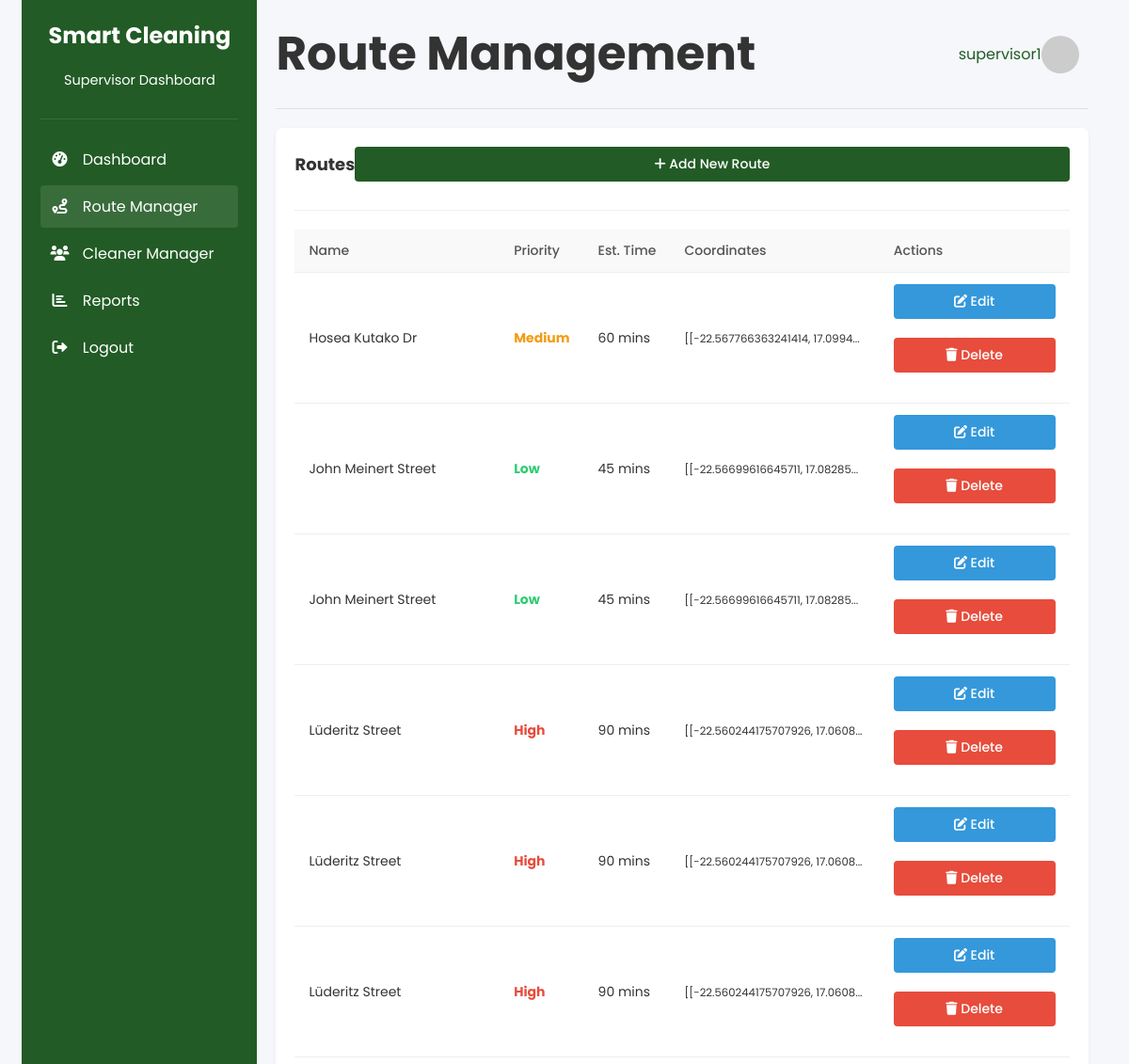
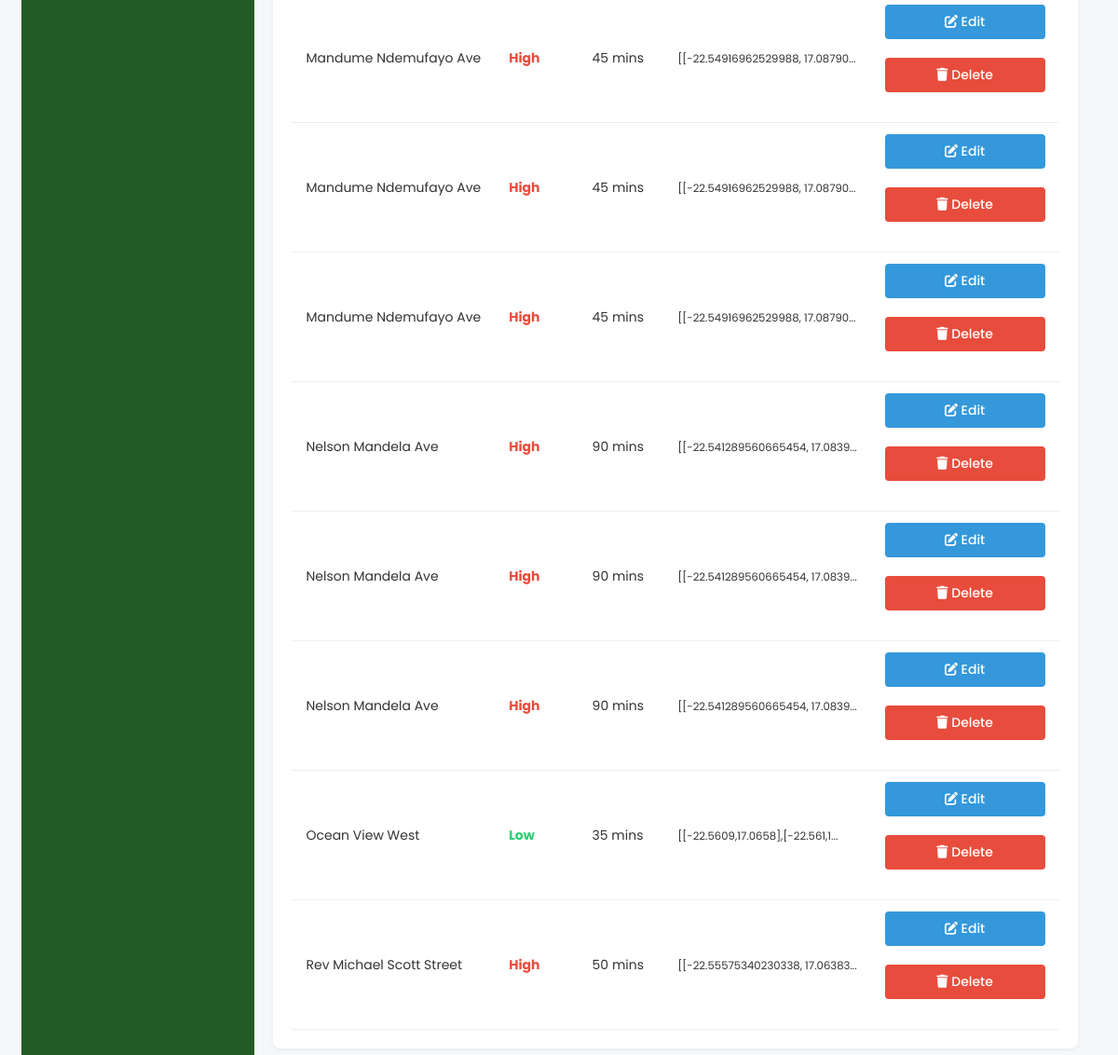
/Frontend/route_manager.php (signed in), run on the app's committed database (2 pictures, top to bottom).
### tables this page shows
CREATE TABLE `routes` (
  `id` int(11) NOT NULL,
  `name` varchar(100) NOT NULL,
  `coordinates` longtext NOT NULL CHECK (json_valid(`coordinates`)),
  `priority` enum('low','medium','high') DEFAULT 'medium',
  `estimated_time` int(11) DEFAULT NULL COMMENT 'Estimated cleaning time in minutes',
  `created_at` timestamp NOT NULL DEFAULT current_timestamp()
);

### Frontend/route_manager.php (the view, shortened to what this page needs)
<?php
require_once 'config.php';
$routes = $conn->query("SELECT * FROM routes ORDER BY name");
?>
<!DOCTYPE html>
<html lang="en">
<head>
    <link rel="stylesheet" href="https://cdnjs.cloudflare.com/ajax/libs/font-awesome/6.0.0-beta3/css/all.min.css">
    <link rel="stylesheet" href="https://unpkg.com/leaflet@1.7.1/dist/leaflet.css" />
    <link rel="stylesheet" href="styles.css">
</head>
<body>
    <div class="dashboard">
        <div class="sidebar">
            <div class="sidebar-header">
                <h2>Smart Cleaning</h2>
                <p>Supervisor Dashboard</p>
            </div>
            <nav class="sidebar-nav">
                <ul>
                    <li><a href="supervisor_dashboard.php"><i class="fas fa-tachometer-alt"></i> Dashboard</a></li>
                    <li><a href="route_manager.php" class="active"><i class="fas fa-route"></i> Route Manager</a></li>
                    <li><a href="cleaner_manager.php"><i class="fas fa-users"></i> Cleaner Manager</a></li>
                    <li><a href="reports.php"><i class="fas fa-chart-bar"></i> Reports</a></li>
                    <li><a href="logout.php"><i class="fas fa-sign-out-alt"></i> Logout</a></li>
                </ul>
            </nav>
        </div>
        <div class="main-content">
            <div class="header">
                <h1>Route Management</h1>
                <div class="user-info">
                    <span><?= $_SESSION['name'] ?></span>
                    <img src="https://ui-avatars.com/api/?name=<?= urlencode($_SESSION['name']) ?>&background=225b25&color=fff" alt="User">
                </div>
            </div>
            <div class="section">
                <div class="section-header">
                    <h2 class="section-title">Routes</h2>
                    <button class="btn btn-primary" onclick="openAddRouteModal()">
                        <i class="fas fa-plus"></i> Add New Route
                    </button>
                </div>
                <div class="table-responsive">
                    <table>
                        <thead>
                            <tr>
                                <th>Name</th>
                                <th>Priority</th>
                                <th>Est. Time</th>
                                <th>Coordinates</th>
                                <th>Actions</th>
                            </tr>
                        </thead>
                        <tbody>
                            <?php while($route = $routes->fetch_assoc()): ?>
                                <tr>
                                    <td><?= htmlspecialchars($route['name']) ?></td>
                                    <td class="priority-<?= $route['priority'] ?>">
                                        <?= ucfirst($route['priority']) ?>
                                    </td>
                                    <td><?= $route['estimated_time'] ?> mins</td>
                                    <td>
                                        <small><?= substr(htmlspecialchars($route['coordinates']), 0, 30) ?>...</small>
                                    </td>
                                    <td>
                                        <button class="btn btn-secondary"
                                                onclick="openEditRouteModal(
                                                    <?= $route['id'] ?>,
                                                    '<?= htmlspecialchars($route['name'], ENT_QUOTES) ?>',
                                                    '<?= htmlspecialchars($route['priority'], ENT_QUOTES) ?>',
                                                    <?= $route['estimated_time'] ?>,
                                                    `<?= htmlspecialchars($route['coordinates'], ENT_QUOTES) ?>`
                                                )">
                                            <i class="fas fa-edit"></i> Edit
                                        </button>
                                        <form method="POST" style="display: inline;">
                                            <button type="submit" name="delete_route" class="btn btn-danger"
                                                    onclick="return confirm('Are you sure you want to delete this route?')">
                                                <i class="fas fa-trash"></i> Delete
                                            </button>
                                        </form>
                                    </td>
                                </tr>
                            <?php endwhile; ?>
                        </tbody>
                    </table>
                </div>
            </div>
        </div>
    </div>
</body>
</html>

### Frontend/assets/css/styles.css (style rules this page uses)
* { font-family: 'Poppins', serif; box-sizing: border-box; margin: 0; padding: 0; }
body { display: flex; justify-content: center; align-items: center; height: 100vh; background: linear-gradient(to top, #c1dfc4 0%, #deecdd 100%); color: #333; }
h2 { font-size: 34; text-align: center; margin-bottom: 20px; }
button { width: 100%; padding: 12px; background: #4CAF50; border: none; outline: none; color: #fff; font-weight: 500; border-radius: 6px; font-size: 16px; cursor: pointer; margin-bottom: 20px; transition: 0.5s; }
p { text-align: center; font-size: 14.5px; margin-bottom: 10px; }
h1 { font-size: 50px; }
span { color: #225b25; }
body { font-family: 'Poppins', sans-serif; margin: 0; padding: 0; background: #f5f7fa; color: #333; }
.dashboard { display: grid; grid-template-columns: 250px 1fr; min-height: 100vh; }
.sidebar { background: #225b25; color: white; padding: 20px; position: sticky; top: 0; height: 100vh; overflow-y: auto; }
.main-content { padding: 20px; height: calc(100vh - 40px); overflow-y: auto; }
.header { display: flex; justify-content: space-between; align-items: center; margin-bottom: 20px; padding-bottom: 20px; border-bottom: 1px solid #e0e0e0; }
table { width: 100%; border-collapse: collapse; font-size: 14px; }
.btn { display: inline-block; padding: 8px 16px; background: #225b25; color: white; border: none; border-radius: 4px; cursor: pointer; text-decoration: none; font-size: 14px; transition: background 0.3s; }

### Frontend/route_manager.php (style rules this page uses)
.dashboard { display: grid; grid-template-columns: 250px 1fr; min-height: 100vh; background-color: #f5f7fa; }
.sidebar { background: #225b25; color: white; padding: 20px; }
.sidebar-header { padding-bottom: 20px; border-bottom: 1px solid rgba(255,255,255,0.1); margin-bottom: 20px; }
.sidebar-nav ul { list-style: none; }
.sidebar-nav li a { display: block; padding: 10px; color: white; text-decoration: none; border-radius: 4px; margin-bottom: 5px; transition: background 0.3s; }
.sidebar-nav li a:hover, .sidebar-nav li a.active { background: rgba(255,255,255,0.1); }
.sidebar-nav li a i { margin-right: 10px; width: 20px; text-align: center; }
.main-content { padding: 20px; }
.header { display: flex; justify-content: space-between; align-items: center; margin-bottom: 20px; padding-bottom: 20px; border-bottom: 1px solid #e0e0e0; }
.user-info { display: flex; align-items: center; }
.user-info img { width: 40px; height: 40px; border-radius: 50%; margin-right: 10px; }
.section { background: white; border-radius: 8px; box-shadow: 0 2px 5px rgba(0,0,0,0.05); padding: 20px; margin-bottom: 20px; }
.section-header { display: flex; justify-content: space-between; align-items: center; margin-bottom: 20px; padding-bottom: 10px; border-bottom: 1px solid #eee; }
.section-title { font-size: 18px; font-weight: bold; }
.btn { padding: 8px 16px; background: #225b25; color: white; border: none; border-radius: 4px; cursor: pointer; text-decoration: none; display: inline-block; font-size: 14px; }
.btn-primary { background: #225b25; }
.btn-secondary { background: #3498db; }
.btn-danger { background: #e74c3c; }
.priority-high { color: #e74c3c; font-weight: bold; }
.priority-medium { color: #f39c12; font-weight: bold; }
.priority-low { color: #2ecc71; font-weight: bold; }
.table-responsive { overflow-x: auto; }
table { width: 100%; border-collapse: collapse; }
table th, table td { padding: 12px 15px; text-align: left; border-bottom: 1px solid #eee; }
table th { background: #f9f9f9; font-weight: 500; color: #555; }

### data on the page
routes: name "Hosea Kutako Dr", priority "Medium", estimated_time "60", coordinates "[[-22.567766363241414, 17.0994"
routes: name "John Meinert Street", priority "Low", estimated_time "45", coordinates "[[-22.56699616645711, 17.08285"
routes: name "John Meinert Street", priority "Low", estimated_time "45", coordinates "[[-22.56699616645711, 17.08285"
routes: name "Lüderitz Street", priority "High", estimated_time "90", coordinates "[[-22.560244175707926, 17.0608"
routes: name "Lüderitz Street", priority "High", estimated_time "90", coordinates "[[-22.560244175707926, 17.0608"
routes: name "Lüderitz Street", priority "High", estimated_time "90", coordinates "[[-22.560244175707926, 17.0608"
routes: name "Mandume Ndemufayo Ave", priority "High", estimated_time "45", coordinates "[[-22.54916962529988, 17.08790"
routes: name "Mandume Ndemufayo Ave", priority "High", estimated_time "45", coordinates "[[-22.54916962529988, 17.08790"
routes: name "Mandume Ndemufayo Ave", priority "High", estimated_time "45", coordinates "[[-22.54916962529988, 17.08790"
routes: name "Nelson Mandela Ave", priority "High", estimated_time "90", coordinates "[[-22.541289560665454, 17.0839"
routes: name "Nelson Mandela Ave", priority "High", estimated_time "90", coordinates "[[-22.541289560665454, 17.0839"
routes: name "Nelson Mandela Ave", priority "High", estimated_time "90", coordinates "[[-22.541289560665454, 17.0839"
routes: name "Ocean View West", priority "Low", estimated_time "35", coordinates "[[-22.5609,17.0658],[-22.561,1"
routes: name "Rev Michael Scott Street", priority "High", estimated_time "50", coordinates "[[-22.55575340230338, 17.06383"

### other printed values
$_SESSION['name'] "supervisor1"
